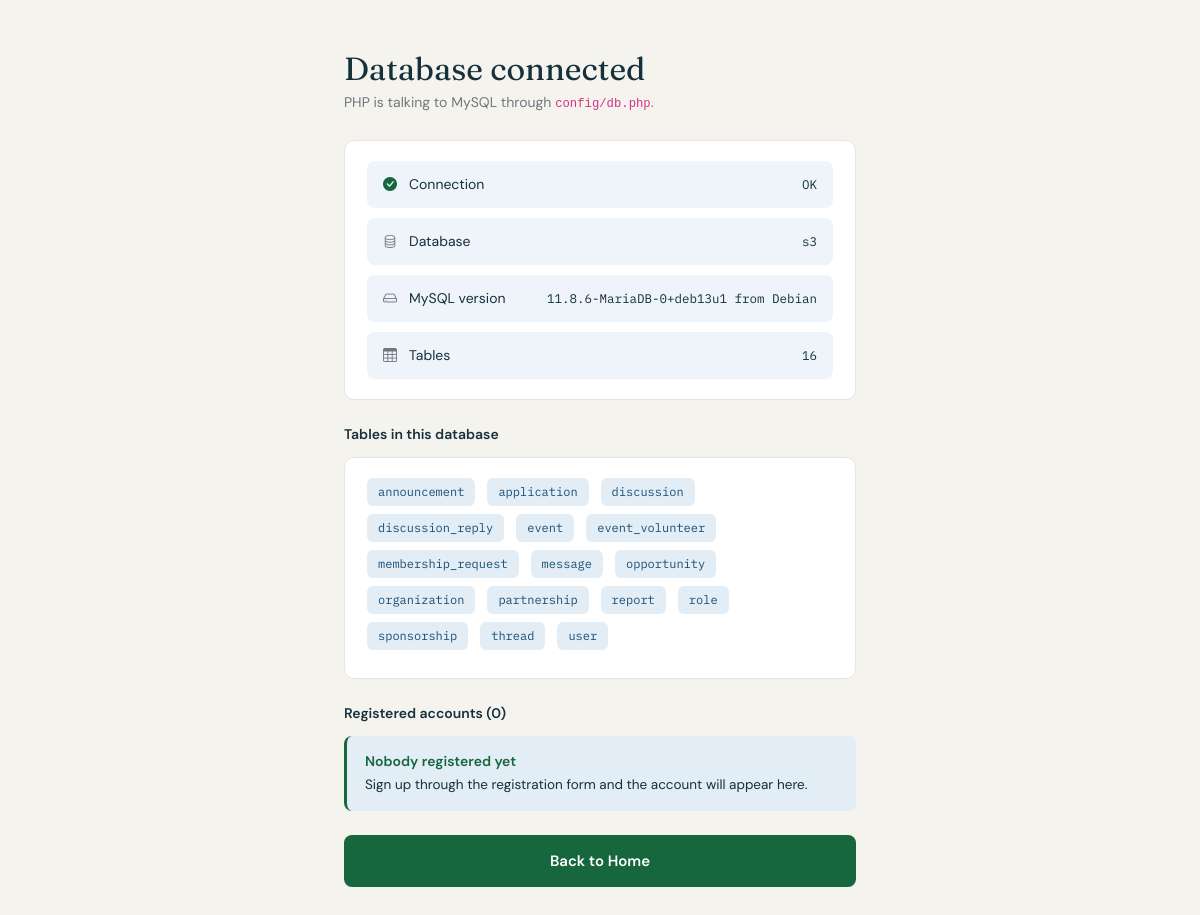
Page /db-test.php on the earlier database version.
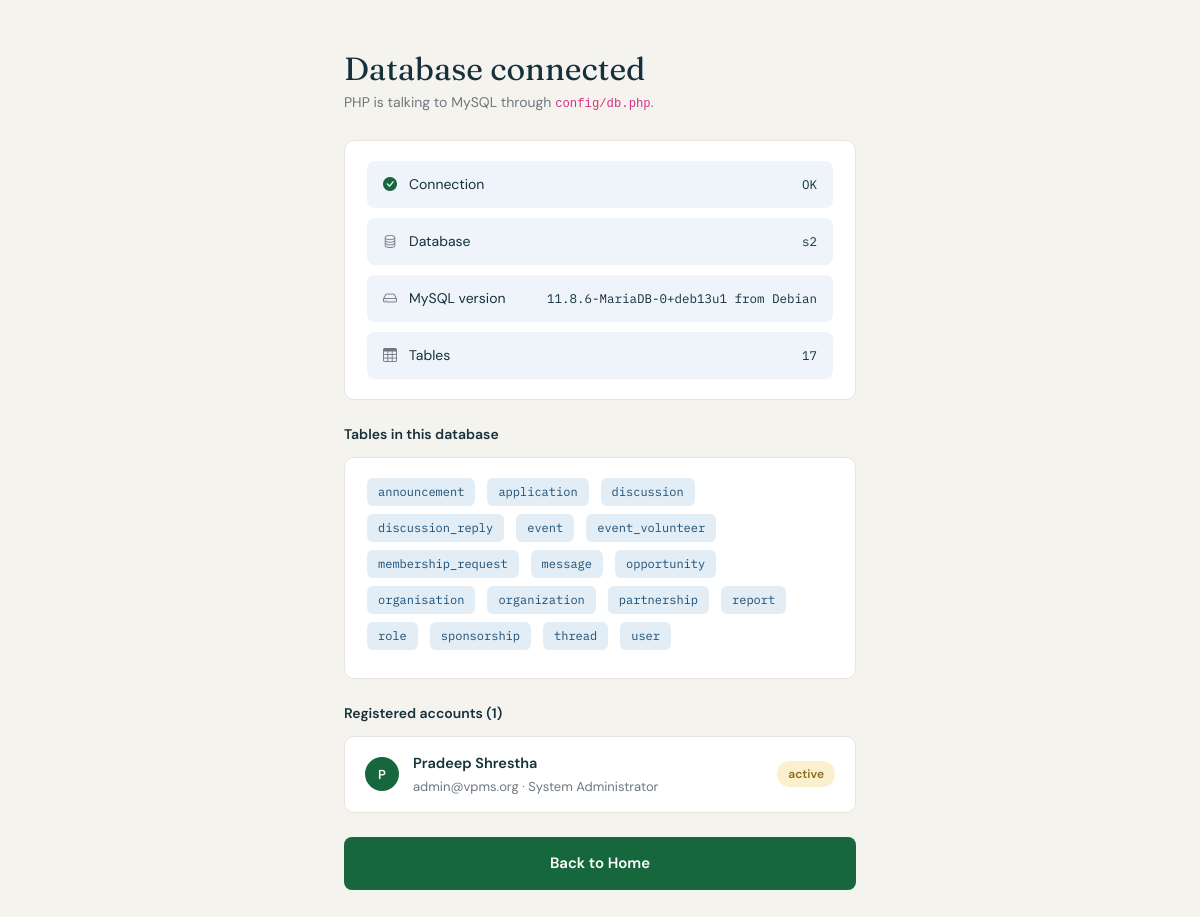
Same page on the later database version.
### tables this page shows
CREATE TABLE `user` (
  user_id           INT AUTO_INCREMENT PRIMARY KEY,
  full_name         VARCHAR(120) NOT NULL,
  email             VARCHAR(190) NOT NULL UNIQUE,
  password_hash     CHAR(60) NOT NULL,
  phone             VARCHAR(30),
  role_id           INT NOT NULL,
  organisation_id   INT,
  organisation_name VARCHAR(150),
  designation       VARCHAR(80),
  skills            VARCHAR(255),
  bio               TEXT,
  status            VARCHAR(20) NOT NULL DEFAULT 'pending',    
  reset_code        VARCHAR(40),
  created_at        DATETIME NOT NULL DEFAULT CURRENT_TIMESTAMP,
  FOREIGN KEY (role_id) REFERENCES role(role_id),
  FOREIGN KEY (organisation_id) REFERENCES organisation(organisation_id)
);

CREATE TABLE role (
  role_id     INT AUTO_INCREMENT PRIMARY KEY,
  name        VARCHAR(50) NOT NULL,
  description VARCHAR(255) NOT NULL
);

### db-test.php (the view, shortened to what this page needs)
<?php
require 'config/db.php';
$version = $pdo->query('SELECT VERSION()')->fetchColumn();
$dbname_check = $pdo->query('SELECT DATABASE()')->fetchColumn();
$tables = $pdo->query('SHOW TABLES')->fetchAll(PDO::FETCH_COLUMN);
include 'includes/auth-header.php';
?>
<div class="auth-card">
  <h1 class="auth-title">Database connected</h1>
  <p class="auth-sub">PHP is talking to MySQL through <code>config/db.php</code>.</p>
  <div class="card-v card-v-pad mb-4">
    <div class="doc-row">
      <i class="bi bi-check-circle-fill" style="color:#16663e"></i>
      Connection
      <span class="ms-auto mono" style="font-size:12.5px">OK</span>
    </div>
    <div class="doc-row">
      <i class="bi bi-database" style="color:#6d7880"></i>
      Database
      <span class="ms-auto mono" style="font-size:12.5px"><?php echo $dbname_check; ?></span>
    </div>
    <div class="doc-row">
      <i class="bi bi-hdd" style="color:#6d7880"></i>
      MySQL version
      <span class="ms-auto mono" style="font-size:12.5px"><?php echo $version; ?></span>
    </div>
    <div class="doc-row mb-0">
      <i class="bi bi-table" style="color:#6d7880"></i>
      Tables
      <span class="ms-auto mono" style="font-size:12.5px"><?php echo count($tables); ?></span>
    </div>
  </div>
  <p class="section-label">Tables in this database</p>
  <div class="card-v card-v-pad mb-4">
    <?php foreach ($tables as $table) { ?>
      <span class="chip chip-mono me-2 mb-2"><?php echo $table; ?></span>
    <?php } ?>
  </div>
  <?php
  $people = $pdo->query(
      'SELECT u.full_name, u.email, u.status, r.name AS role
       FROM `user` u
       JOIN role r ON r.role_id = u.role_id
       ORDER BY u.user_id DESC'
  )->fetchAll();
  ?>
  <p class="section-label">Registered accounts (<?php echo count($people); ?>)</p>
  <?php if (count($people) == 0) { ?>
    <div class="notice mb-4">
      <p class="notice-title">Nobody registered yet</p>
      <p class="notice-text">Sign up through the registration form and the account will appear here.</p>
    </div>
  <?php } else { ?>
    <div class="card-v mb-4">
      <?php foreach ($people as $person) { ?>
        <div class="list-row">
          <span class="avatar-circle"><?php echo strtoupper(substr($person['full_name'], 0, 1)); ?></span>
          <span class="flex-grow-1 min-w-0">
            <span class="row-title d-block"><?php echo htmlspecialchars($person['full_name']); ?></span>
            <span class="row-meta d-block"><?php echo htmlspecialchars($person['email']); ?> · <?php echo $person['role']; ?></span>
          </span>
          <span class="badge-v badge-pending"><?php echo $person['status']; ?></span>
        </div>
      <?php } ?>
    </div>
  <?php } ?>
  <a class="btn-v btn-green btn-block btn-lg-v" href="index.php">Back to Home</a>
</div>
<?php include 'includes/auth-footer.php'; ?>

Differences in the rows shown:
added user: full_name "P", full_name "Pradeep Shrestha", email "admin@vpms.org", role.name "System Administrator", status "active"
Other differences:
$dbname_check: "s3" → "s2"
count($tables): "16" → "17"
count($people): "0" → "1"
new list line: "organisation"
text no longer shown: "Nobody registered yet Sign up through the registration form and the account will appear here."
